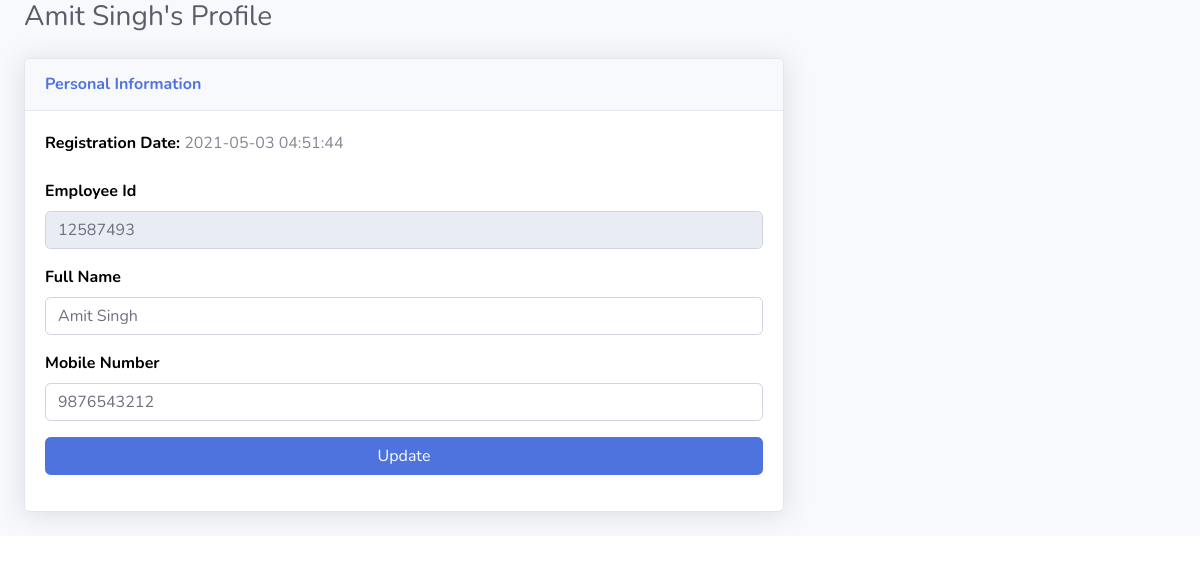
The app's page /edit-phlebotomist.php?pid=3 (signed in) with its own data.
### tables this page shows
CREATE TABLE `tblphlebotomist` (
  `id` int(11) NOT NULL,
  `EmpID` varchar(100) DEFAULT NULL,
  `FullName` varchar(120) DEFAULT NULL,
  `MobileNumber` bigint(12) DEFAULT NULL,
  `RegDate` timestamp NULL DEFAULT current_timestamp()
);

### edit-phlebotomist.php (the view, shortened to what this page needs)
<?php session_start();
if (strlen($_SESSION['aid']==0)) {
  header('location:logout.php');
  } else{
?>
<!DOCTYPE html>
<html lang="en">
<head>
    <link href="vendor/fontawesome-free/css/all.min.css" rel="stylesheet" type="text/css">
    <link href="css/sb-admin-2.min.css" rel="stylesheet">
</head>
<body id="page-top">
    <div id="wrapper">
        <div id="content-wrapper" class="d-flex flex-column">
            <div id="content">
                <div class="container-fluid">
<?php
$pid=intval($_GET['pid']);
$query=mysqli_query($con,"select * from tblphlebotomist where id='$pid'");
while($row=mysqli_fetch_array($query)){
?>
<h1 class="h3 mb-4 text-gray-800"><?php echo $row['FullName'];?>'s Profile</h1>
<form name="editphlebotomist" method="post">
  <div class="row">
                        <div class="col-lg-8">
                            <div class="card shadow mb-4">
                                <div class="card-header py-3">
                                    <h6 class="m-0 font-weight-bold text-primary">Personal Information</h6>
                                </div>
                                <div class="card-body">
 <div class="form-group">
                            <label>Registration Date: </label>
                                     <?php echo $row['RegDate'];?>
                                        </div>
                  <div class="form-group">
                            <label>Employee Id</label>
                             <input type="text" class="form-control" id="empid" name="empid"  value="<?php echo $row['EmpID'];?>"  readonly="true" >
                                        </div>
                        <div class="form-group">
                            <label>Full Name</label>
                                            <input type="text" class="form-control" id="fullname" name="fullname"  placeholder="Enter your full name..." pattern="[A-Za-z ]+" title="letters only" value="<?php echo $row['FullName'];?>" required="true">
                                        </div>
                                        <div class="form-group">
                                             <label>Mobile Number</label>
                                  <input type="text" class="form-control" id="mobilenumber" name="mobilenumber" placeholder="Please enter your mobile number" pattern="[0-9]{10}" title="10 numeric characters only" value="<?php echo $row['MobileNumber'];?>" required="true" >
                                        </div>
        <div class="form-group">
                                 <input type="submit" class="btn btn-primary btn-user btn-block" name="update" id="update" value="Update">
                             </div>
                                </div>
                            </div>
                        </div>
                    </div>
</form>
<?php } ?>
                </div>
            </div>
        </div>
    </div>
</body>
</html>
<?php } ?>

### edit-phlebotomist.php (style rules this page uses)
label { font-size:16px; font-weight:bold; color:#000; }

### records on screen
tblphlebotomist: RegDate "2021-05-03 04:51:44", empid "12587493", fullname "Amit Singh", mobilenumber "9876543212"
